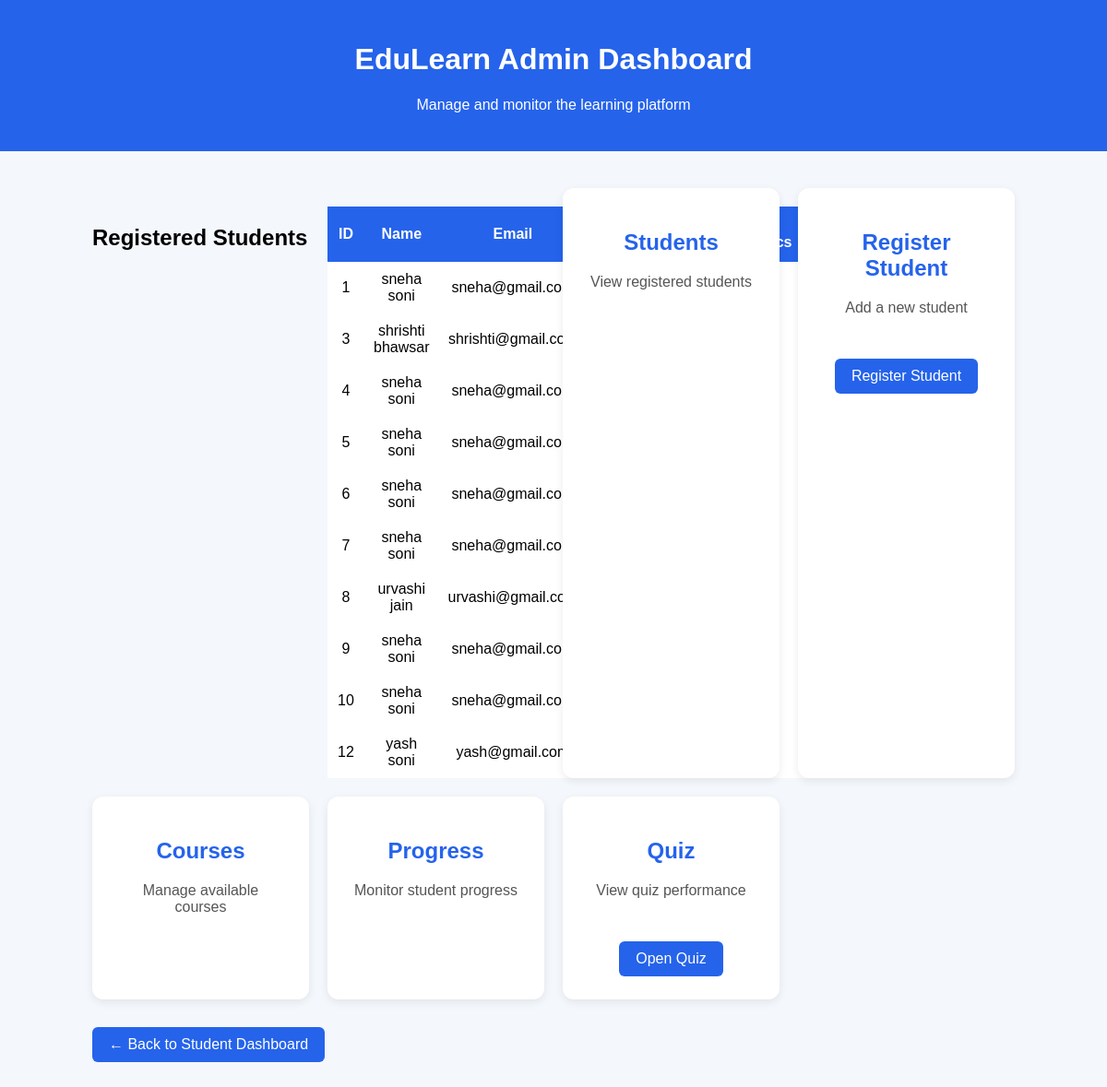
The page /admin on the database its author committed.
### tables this page shows
CREATE TABLE students (
            id INTEGER PRIMARY KEY AUTOINCREMENT,
            name TEXT NOT NULL,
            email TEXT NOT NULL,
            password TEXT NOT NULL
        , quiz_score INTEGER DEFAULT 0, python_progress INTEGER DEFAULT 0, web_progress INTEGER DEFAULT 0, data_progress INTEGER DEFAULT 0);

### app.py (the view)
@app.route("/admin")
def admin():
    conn = get_db()
    students = conn.execute(
        "SELECT id, name, email, python_progress, web_progress, data_progress, quiz_score FROM students"
    ).fetchall()
    conn.close()
    return render_template("admin.html", students=students)

### app.py (called while the page is built)
def get_db():
    conn = sqlite3.connect("edulearn.db")
    conn.row_factory = sqlite3.Row
    return conn

### templates/admin.html (shortened to what this page needs)
<!DOCTYPE html>
<html>
<head>
</head>
<body>
<header>
    <h1>EduLearn Admin Dashboard</h1>
    <p>Manage and monitor the learning platform</p>
</header>
<div class="container">
    <div class="cards">
        <h2 style="margin-top: 40px;">Registered Students</h2>
<table style="width: 100%; background: white; border-collapse: collapse; margin-top: 20px;">
    <tr style="background: #2563eb; color: white;">
        <th style="padding: 12px;">ID</th>
        <th style="padding: 12px;">Name</th>
        <th style="padding: 12px;">Email</th>
        <th style="padding: 12px;">Python</th>
        <th style="padding: 12px;">Web</th>
        <th style="padding: 12px;">Data Analytics</th>
        <th style="padding: 12px;">Quiz</th>
    </tr>
    {% for student in students %}
    <tr style="text-align: center;">
        <td style="padding: 10px;">{{ student["id"] }}</td>
        <td style="padding: 10px;">{{ student["name"] }}</td>
        <td style="padding: 10px;">{{ student["email"] }}</td>
        <td style="padding: 10px;">{{ student["python_progress"] }}%</td>
        <td style="padding: 10px;">{{ student["web_progress"] }}%</td>
        <td style="padding: 10px;">{{ student["data_progress"] }}%</td>
        <td style="padding: 10px;">{{ student["quiz_score"] }}/5</td>
    </tr>
    {% endfor %}
</table>
        <div class="card">
            <h2>Students</h2>
            <p>View registered students</p>
        </div>
        <div class="card">
    <h2>Register Student</h2>
    <p>Add a new student</p>
    <a href="/admin/register" class="back">
        Register Student
    </a>
    </div>
        <div class="card">
            <h2>Courses</h2>
            <p>Manage available courses</p>
        </div>
        <div class="card">
            <h2>Progress</h2>
            <p>Monitor student progress</p>
        </div>
        <div class="card">
    <h2>Quiz</h2>
    <p>View quiz performance</p>
    <a href="/quiz" class="back">
        Open Quiz
    </a>
    </div>
    </div>
    <a href="/dashboard" class="back">← Back to Student Dashboard</a>
</div>
</body>
</html>

### templates/admin.html (style rules this page uses)
body { font-family: Arial, sans-serif; background: #f4f7fb; margin: 0; }
header { background: #2563eb; color: white; padding: 25px; text-align: center; }
.container { width: 85%; max-width: 1000px; margin: 40px auto; }
.cards { display: grid; grid-template-columns: repeat(auto-fit, minmax(200px, 1fr)); gap: 20px; }
.card { background: white; padding: 25px; border-radius: 12px; text-align: center; box-shadow: 0 3px 10px rgba(0,0,0,0.08); }
.card h2 { color: #2563eb; }
.card p { color: #555; }
.back { display: inline-block; margin-top: 30px; text-decoration: none; background: #2563eb; color: white; padding: 10px 18px; border-radius: 6px; }

### rows shown on the page
students: id "1", name "sneha soni", email "sneha@gmail.com"
students: id "3", name "shrishti bhawsar", email "shrishti@gmail.com"
students: id "4", name "sneha soni", email "sneha@gmail.com"
students: id "5", name "sneha soni", email "sneha@gmail.com"
students: id "6", name "sneha soni", email "sneha@gmail.com"
students: id "7", name "sneha soni", email "sneha@gmail.com"
students: id "8", name "urvashi jain", email "urvashi@gmail.com"
students: id "9", name "sneha soni", email "sneha@gmail.com"
students: id "10", name "sneha soni", email "sneha@gmail.com"
students: id "12", name "yash soni", email "yash@gmail.com"
